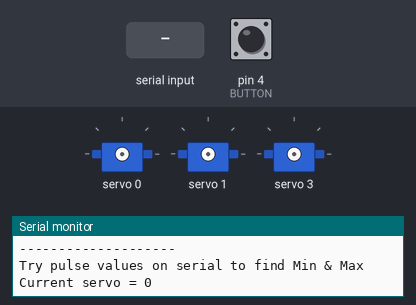
This sketch was run on a simulated Arduino Uno, built with avr-gcc and run on an emulated ATmega328P. Parts: 3 × servo, the last lines printed to the serial monitor. Inputs (shaded band) come from the test bench; at power-on: pin 4 (BUTTON) LOW.

Above: at 1.2 s.
1.3 s: "90,45\n" received over Serial
2.8 s: "200\n" received over Serial
At 4.0 s:
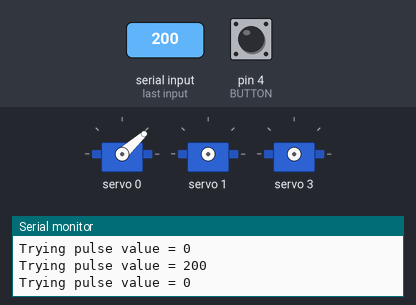
4.3 s: pin 4 (BUTTON) pulled HIGH for 0.15 s
5.9 s: "30,150\n" received over Serial
At 6.3 s:
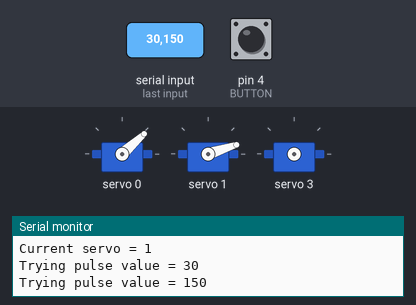
7.4 s: pin 4 (BUTTON) pulled HIGH for 1 s
9.9 s: "11\n" received over Serial
At 10.8 s:
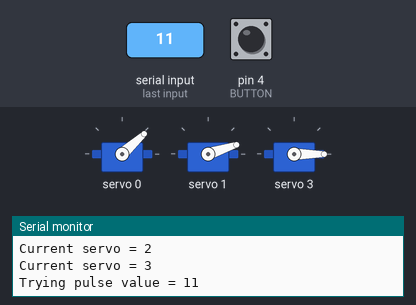
Timing chart, 0 to 12.4 s (numbered marks = the images above; inputs shaded):
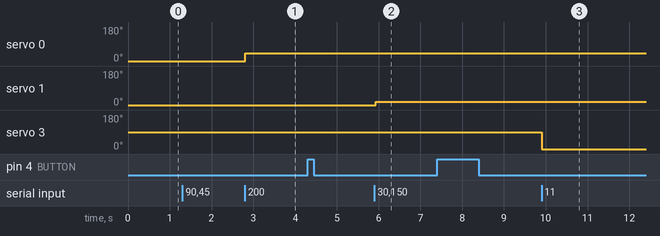

The sketch:

ServoCalibration.ino
```cpp
// Find the width of the servo pulse (min & max)


// Include Wire Library for I2C
#include <Wire.h>

// Include Adafruit PCA9685 Servo Library
#include <Adafruit_PWMServoDriver.h>

// Creat object to represent PCA9685 at default I2C address
Adafruit_PWMServoDriver pca9685 = Adafruit_PWMServoDriver(0x40);

#define SERVOMIN  80  // Minimum value 80
#define SERVOMAX  600  // Maximum value 600

#define BUTTON 4
int currentServo = 0;

void setup() {
    Serial.begin(115200);
    Serial.println("");
    Serial.println("SERVO CALIBRATION");
    Serial.println("--------------------");
    Serial.println("Try pulse values on serial to find Min & Max");
    Serial.println("");
    Serial.print("Current servo = ");
    Serial.println(currentServo);

    pinMode(BUTTON, INPUT);

    // Initialize PCA9685
    pca9685.begin();
    // Set PWM Frequency to 50Hz
    pca9685.setPWMFreq(50);

}

void loop() {

    while (Serial.available() == 0) {
      // wait for serial input

      int buttonState = digitalRead(BUTTON);

      if (buttonState == HIGH)
      {
        if (currentServo == 11)
          currentServo = 0;
        else
          currentServo ++;

        delay(500);
        Serial.print("Current servo = ");
        Serial.println(currentServo);

      }
    }
    int pulse = Serial.parseInt();
    Serial.print("Trying pulse value = ");
    Serial.println(pulse);

    //pwm0 = map(angle, 0, 180, SERVOMIN, SERVOMAX);
    //pca9685.setPWM(currentServo, 0, pwm0);
    pca9685.setPWM(currentServo, 0, pulse);
    delay(25);

}
```

Measured:
- after the input at 2.8 s, servo 0: 0° → 42° at once
- after the input at 5.9 s, servo 1: 0° → 18° at once
- after the input at 9.9 s, servo 3: 90° → 0° at once
